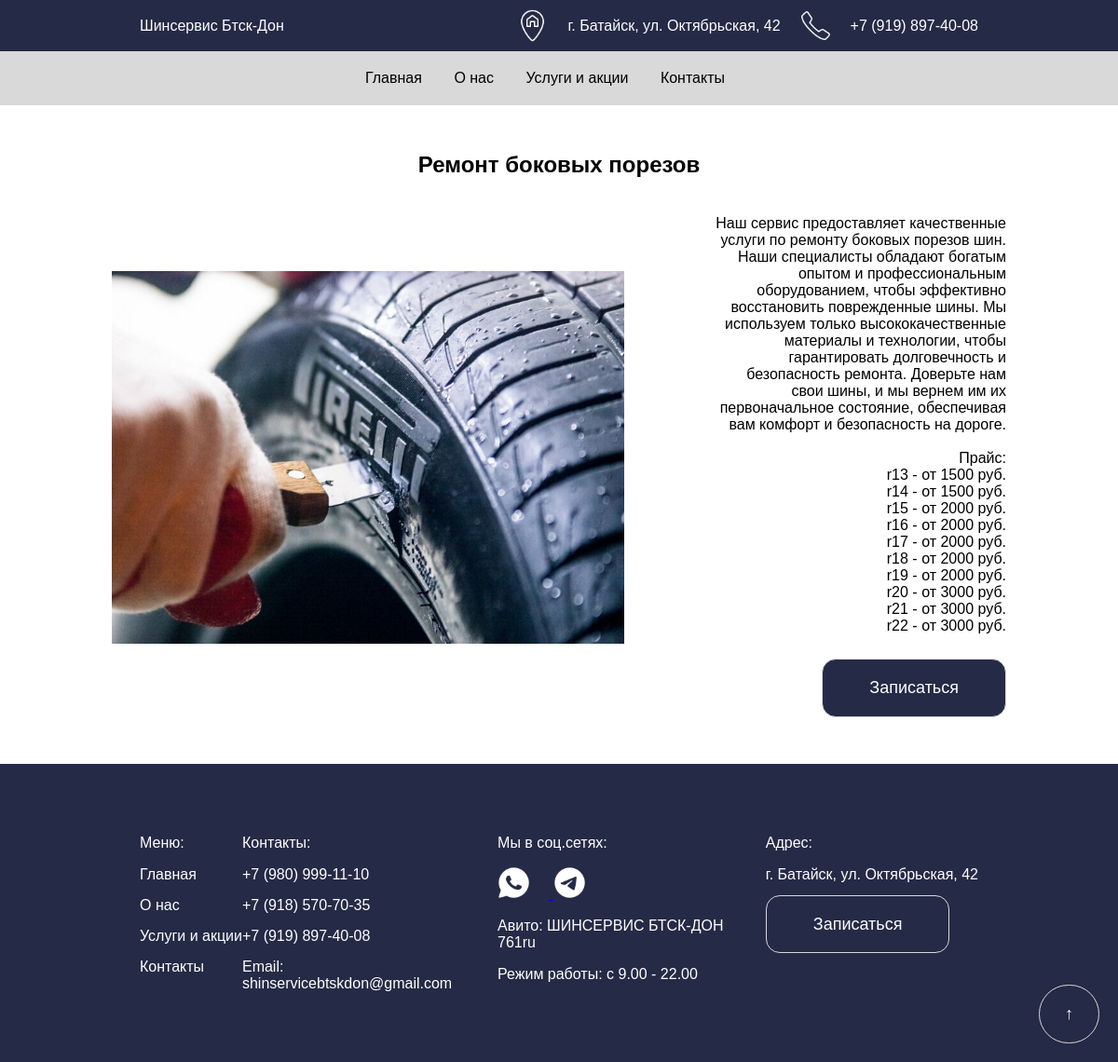
The app's page /service/1/, older data.
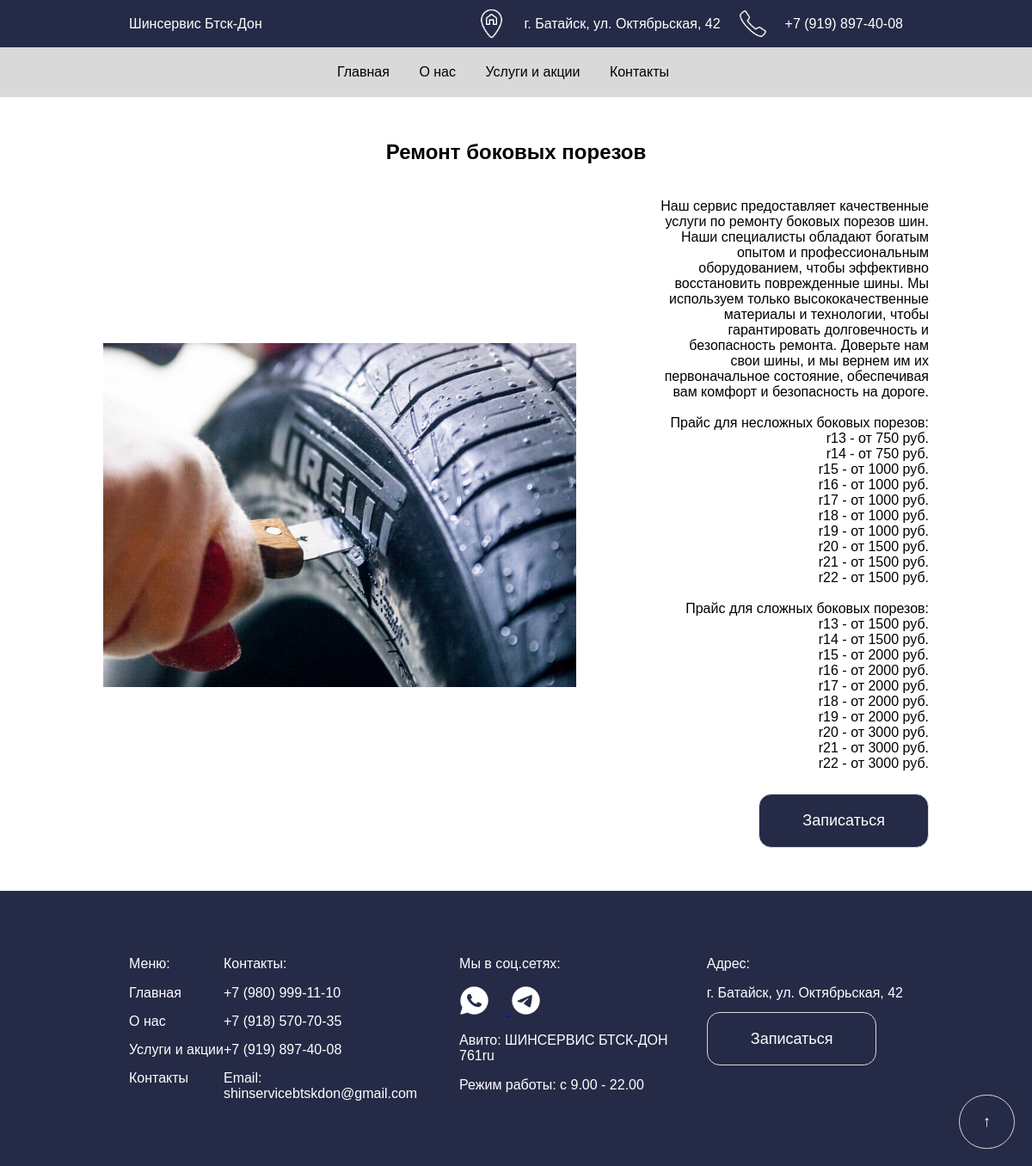
The same page, newer data.
### main/models.py (models this page shows, shortened)
class Service(models.Model):
    name = models.TextField()
    photo = models.ImageField(upload_to='services_photos/')
    full_description = models.TextField()

### main/views.py (the view)
# urls.py: path('service/<int:id>/', views.service_detail_view, name='service_detail'),
def service_detail_view(request, id):
    service = Service.objects.get(pk=id)
    return render(request, 'main/service_detail.html', {'service': service})

### main/templates/main/service_detail.html (shortened to what this page needs)
{% extends 'main/layout.html' %}
{% load static %}
{% block content %}
<section class="top">
<h1 class="name_uslug">{{ service.name }}</h1>
<div class="service-detail-container">
    <div>
        <img class="photo_uslug2" src="{{ service.photo.url }}" alt="{{ service.name }}">
    </div>
    <div class="right_usluga">
    <div class="full_description2">
        <p>{{ service.full_description|linebreaksbr }}</p>
    </div>
    <a href="{% url 'uslugi' %}#booking_form" class="button">Записаться</a>
    </div>
</div>
</section>
{% endblock %}

### main/templates/main/layout.html (shortened to what this page needs)
<!doctype html>
{% load static %}
<html lang="en">
<head>
    <link type="text/css" href="{% static 'shinka/css/styles.css' %}" rel="stylesheet" media="screen and (min-width: 1024px)"/>
    <link type="text/css" href="{% static 'shinka/css/styles_tablet.css' %}" rel="stylesheet" media="screen and (min-width: 768px) and (max-width: 1023px)">
    <link type="text/css" href="{% static 'shinka/css/styles_mobile.css' %}" rel="stylesheet" media="screen and (max-width: 767px)">
    <link rel="stylesheet" href="https://cdnjs.cloudflare.com/ajax/libs/font-awesome/5.15.3/css/all.min.css">
    <link rel="stylesheet" href="https://code.jquery.com/ui/1.12.1/themes/base/jquery-ui.css">
</head>
<body>
  <div class="header">
      <a href="{% url 'index' %}" rel="stylesheet">Шинсервис Бтск-Дон</a>
        <div class="contact_header">
            <img class="icon4" src="{% static 'shinka/img/адрес.png' %}" alt="Адрес">
        <p><a href="https://www.google.com/maps/search/?api=1&query=г.+Батайск,+ул.+Октябрьская,+42" target="_blank">г. Батайск, ул. Октябрьская, 42</a></p>
        <img class="icon4" src="{% static 'shinka/img/телефон.png' %}" alt="Телефон">
        <a href="tel:+79198974008">+7 (919) 897-40-08</a>
        </div>
  </div>
  <nav>
    <ul class="menu">
      <li><a href="{% url 'index' %}" rel="stylesheet">Главная</a></li>
      <li><a href="{% url 'about' %}" rel="stylesheet">О нас</a></li>
      <li><a href="{% url 'uslugi' %}" rel="stylesheet">Услуги и акции</a></li>
      <li><a href="{% url 'contacts' %}" rel="stylesheet">Контакты</a></li>
    </ul>
  </nav>
    {% block content %}
    {% endblock %}
<footer class="footer">
  <div class="column">
    <p>Меню:</p>
    <ul>
      <li><a href="{% url 'index' %}">Главная</a></li>
      <li><a href="{% url 'about' %}">О нас</a></li>
      <li><a href="{% url 'uslugi' %}">Услуги и акции</a></li>
      <li><a href="{% url 'contacts' %}">Контакты</a></li>
    </ul>
  </div>
  <div class="column">
    <p>Контакты:</p>
      <ul>
      <li><a href="tel:+79809991110">+7 (980) 999-11-10</a></li>
      <li><a href="tel:+79185707035">+7 (918) 570-70-35</a></li>
          <li><a href="tel:+79198974008">+7 (919) 897-40-08</a></li>
      <li>Email: <a href="mailto:shinservicebtskdon@gmail.com">shinservicebtskdon@gmail.com</a></li>
      </ul>
  </div>
<div class="column">
    <p>Мы в соц.сетях:</p>
     <a href="https://wa.me/79895257006" target="_blank">
        <img class="icon4" src="{% static 'shinka/img/вотсап.png' %}" alt="Вотс ап">
    </a>
    <a href="https://t.me/Shinservice_btsk_don" target="_blank">
        <img class="icon4" src="{% static 'shinka/img/телега.png' %}" alt="Телеграм">
    </a>
    <p>Авито: <a href="https://www.avito.ru/brands/i204020360/all?sellerId=fda4ce9fc4a23d9bd901a9d8045ee7ab" target="_blank">ШИНСЕРВИС БТСК-ДОН 761ru</a></p>
    <p>Режим работы: с 9.00 - 22.00</p>
</div>
  <div class="column">
    <p>Адрес:</p>
    <p><a href="https://www.google.com/maps/search/?api=1&query=г.+Батайск,+ул.+Октябрьская,+42" target="_blank">г. Батайск, ул. Октябрьская, 42</a></p>
<br>
    <a href="{% url 'uslugi' %}#booking_form" class="button">Записаться</a>
  </div>
</footer>
<a href="#" class="button_strelka" style="position: fixed; bottom: 20px; right: 20px;">&#8593;</a>
</body>
</html>

### main/static/shinka/css/styles.css (style rules this page uses)
@media (min-width: 1024px) { body { font-family: Arial, sans-serif; margin: 0; padding: 0; } }
@media (min-width: 1024px) { nav { background-color: #D9D9D9; padding: 10px; display: flex; justify-content:center; align-items: center; } }
@media (min-width: 1024px) { .menu { list-style-type: none; margin: 0; padding: 10px; } }
@media (min-width: 1024px) { .menu li { display: inline; margin-right: 30px; } }
@media (min-width: 1024px) { .menu li a { color: black; text-decoration: none; } }
@media (min-width: 1024px) { .header { background-color: #252A46; color: #ffffff; padding: 10px 150px; display: flex; justify-content: space-between; align-items: center; } }
@media (min-width: 1024px) { .header a { color:white; text-decoration:none; } }
@media (min-width: 1024px) { .contact_header { display: flex; justify-content:flex-end; align-items: center; } }
@media (min-width: 1024px) { .contact_header img { padding: 0px 20px; } }
@media (min-width: 1024px) { .contact_header a { color:white; text-decoration: none; } }
@media (min-width: 1024px) { .header p { margin: 0; } }
@media (min-width: 1024px) { .button { text-decoration: none; background-color: #252A46; color: white; border: 1px solid #D9D9D9; padding: 20px 50px; border-radius: 15px; font-size: 18px; cursor: pointer; transition: background-color 0.3s, color 0.3s, transform 0.3s; margin-top:10px; } }
@media (min-width: 1024px) { .icon4 { height: auto; fill: white; width:35px; } }
@media (min-width: 1024px) { .footer { background-color: #252A46; color: #ffffff; padding: 60px 150px; display: flex; justify-content: space-between; } }
@media (min-width: 1024px) { .column ul { list-style: none; padding: 0; margin: 0; } }
@media (min-width: 1024px) { .column ul li { margin-bottom: 15px; } }
@media (min-width: 1024px) { .column li a { color: #fff; text-decoration: none; } }
@media (min-width: 1024px) { .column img { padding-right: 10px; } }
@media (min-width: 1024px) { .button_strelka { text-decoration: none; background-color: #252A46; color: white; border: 1px solid #D9D9D9; padding: 10px 17px; border-radius: 60px; font-size: 18px; cursor: pointer; transition: background-color 0.3s, color 0.3s, transform 0.3s; } }
@media (min-width: 1024px) { .column p a { color: #fff; text-decoration: none; } }
@media (min-width: 1024px) { .column img { padding-right: 20px; } }
@media (min-width: 1024px) { .button_strelka { text-decoration: none; background-color: #252A46; color: white; border: 1px solid #D9D9D9; padding: 20px 27px; border-radius: 60px; font-size: 18px; cursor: pointer; transition: background-color 0.3s, color 0.3s, transform 0.3s; } }
@media (min-width: 1024px) { html, body { width: 100%; overflow-x: hidden; } }
@media (min-width: 1024px) { .name_uslug { margin-top: 10px; text-align: center; } }
@media (min-width: 1024px) { .top { margin: 50px 0px;; } }
@media (min-width: 1024px) { .service-detail-container { display: flex; align-items: center; justify-content: flex-end; margin: 2% 10%; } }
@media (min-width: 1024px) { .right_usluga { display: flex; flex-direction: column; align-items: flex-end; } }
@media (min-width: 1024px) { .photo_uslug2 { width: 550px; height: 400px; margin-right: 20px; } }
@media (min-width: 1024px) { .full_description2 { text-align: right; padding-left:20%; } }

Row changes from the older to the newer data that the page shows:
changed Service "Ремонт боковых порезов": full_description "…и безопасность на дороге. Прайс: r13 - от 1500…" → "…и безопасность на дороге. Прайс для несложных боковых порезов: r13 - от 750 руб. r14 - от 750 руб. r15 - от 1000 руб. r16 - от 1000 руб. r17 - от 1000 руб. r18 - от 1000 руб. r19 - от 1000 руб. r20 - от 1500 руб. r21 - от 1500 руб. r22 - от 1500 руб. Прайс для сложных боковых порезов: r13 - от 1500…"
